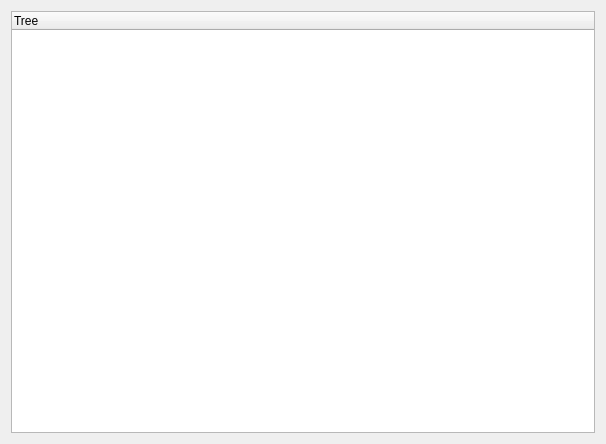
<?xml version="1.0" encoding="UTF-8"?>
<ui version="4.0">
 <class>Tree</class>
 <widget class="QWidget" name="Tree">
  <property name="geometry">
   <rect>
    <x>0</x>
    <y>0</y>
    <width>606</width>
    <height>444</height>
   </rect>
  </property>
  <property name="windowTitle">
   <string>Form</string>
  </property>
  <layout class="QGridLayout" name="gridLayout">
   <item row="0" column="0">
    <widget class="QTreeWidget" name="tree">
     <column>
      <property name="text">
       <string>Tree</string>
      </property>
     </column>
    </widget>
   </item>
  </layout>
 </widget>
 <resources/>
 <connections/>
</ui>
